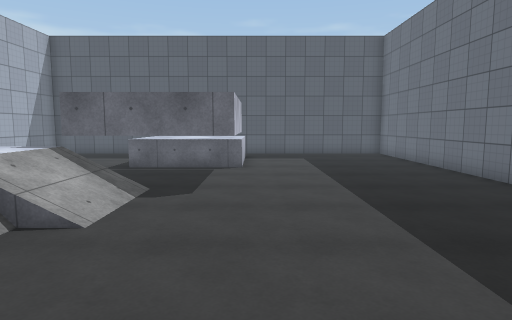
view 1 (above)

13 first-person views from a walk through a Unity game level. The camera is 1.5 m above the floor, tilts 6° down and sees 75° across. The floor is counted in squares, 1 m on a side. Each view is taken from the middle of a square. On the plan, view 1 faces up. The plan holds only what a view shows up to about 15 squares ahead; the rest is blank. The player character is not drawn. Surface patterns are stand-ins for the level's own textures.

view 2
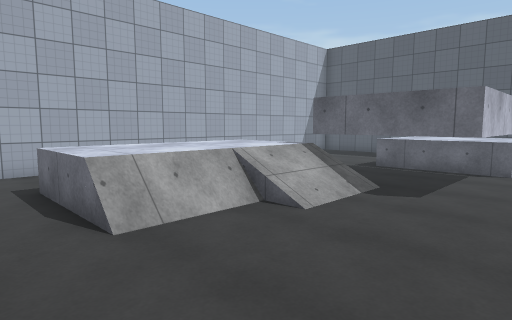

view 3
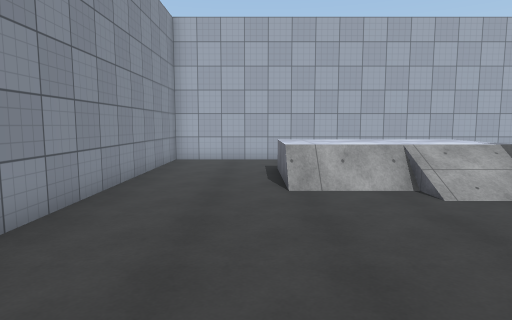

view 4
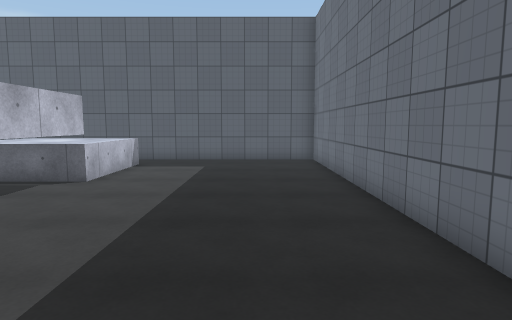

view 5
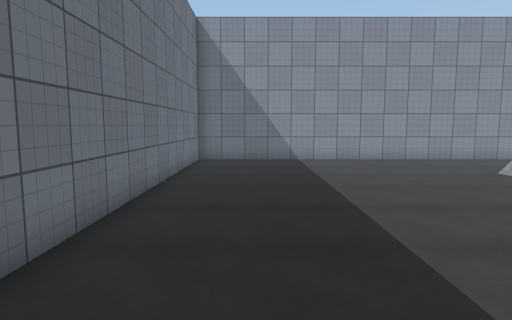

view 6
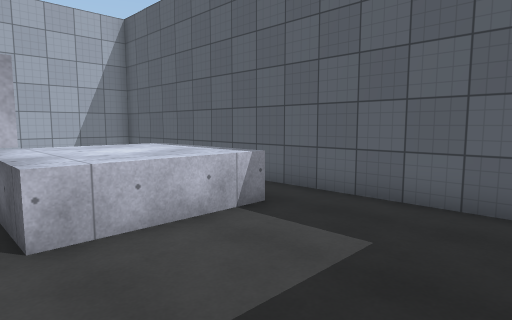

view 7
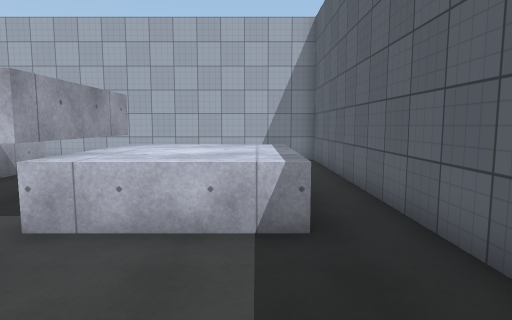

view 8
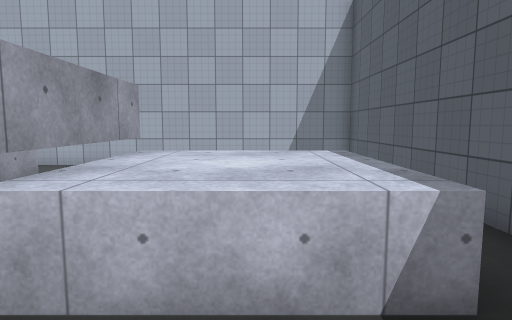

view 9
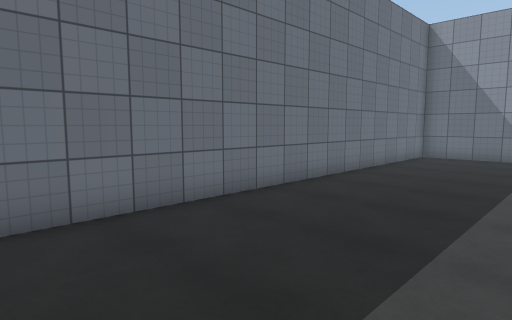

view 10
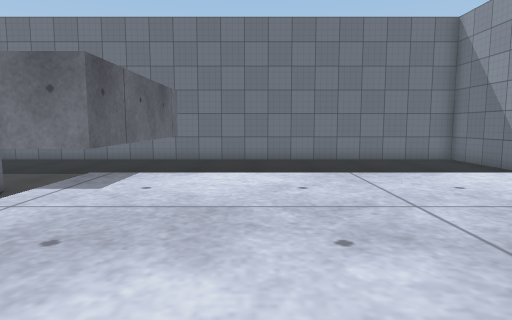

view 11
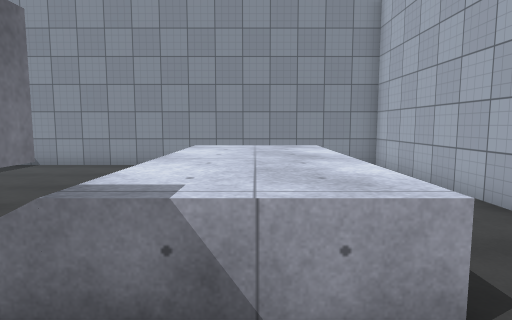

view 12
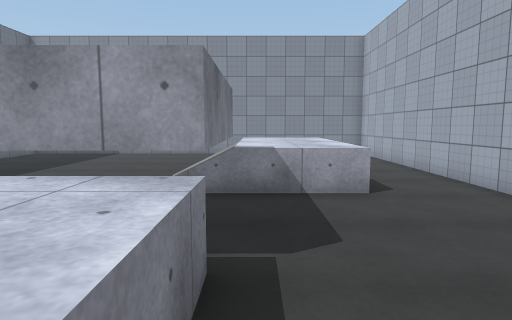

view 13
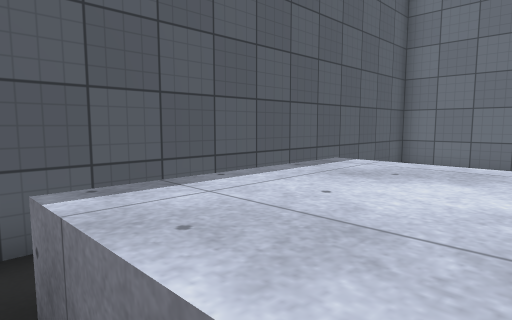

### Floor plan
Key: @ floor where view 1 was taken; # wall or solid block; . main floor; : floor 1 m higher than the main floor; / step, stairs or slope; = window, fence, low wall or low ledge; ^ raised ledge; T thing the floor can be seen under or through.
Columns run from 11 left of view 1 to 7 right of it. Each row starts with its distance up from view 1.
 18 ###################
 17 # ................#
 16 #     .^^^^.......#
 15 #   ...^^^^.......#
 14 #   .. ^^^^.......#
 13 #   ...^^^^.......#
 12 #  ....^^^^.......#
 11 #  ....#  T.......#
 10 # .....#  T.......#
  9 #......T  T.......#
  8 #...=.=^TTT.......#
  7 #...::://.........#
  6 #...::://.........#
  5 #.. ::://.........#
  4 #.. :::/..........#
  3 #.. :::/..........#
  2 #...:::/..........#
  1 #.................#
  0 #..........@......#
 -1 #.................#
 -2 #.................#
 -3 ###################

Where each view was taken, in squares from view 1:
view 1: 0 up, 0 right, facing up
view 2: 0 up, 1 right, facing up-left
view 3: 1 up, 4 right, facing left
view 4: 3 up, 4 right, facing up
view 5: 12 up, 4 right, facing down
view 6: 11 up, 4 right, facing up-left
view 7: 15 up, 4 right, facing left
view 8: 14 up, 2 right, facing left
view 9: 14 up, 1 right, facing down-right
view 10: 6 up, 8 left, facing right
view 11: 10 up, 6 left, facing down
view 12: 15 up, 5 left, facing down
view 13: 13 up, 5 left, facing up-right
